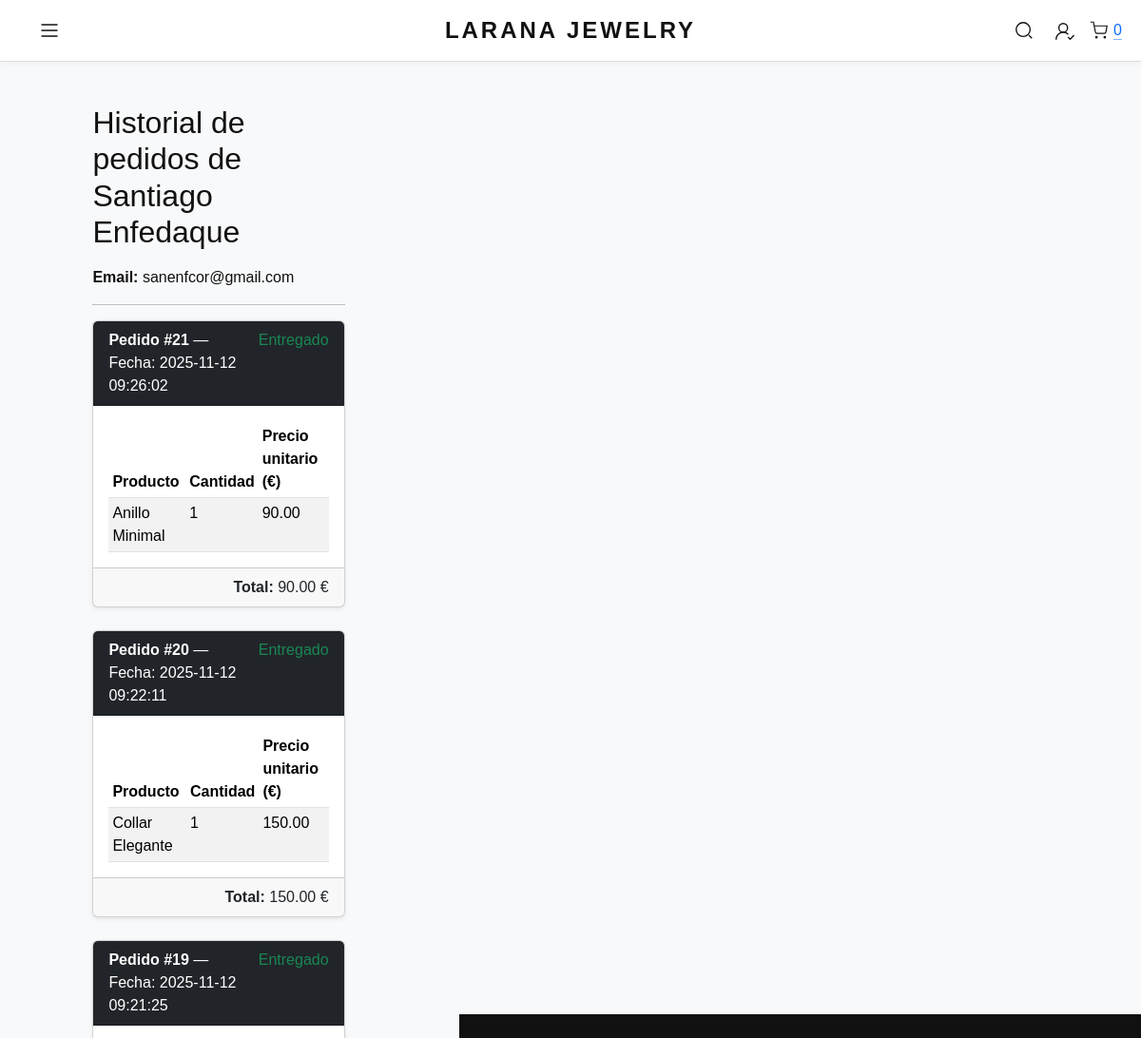
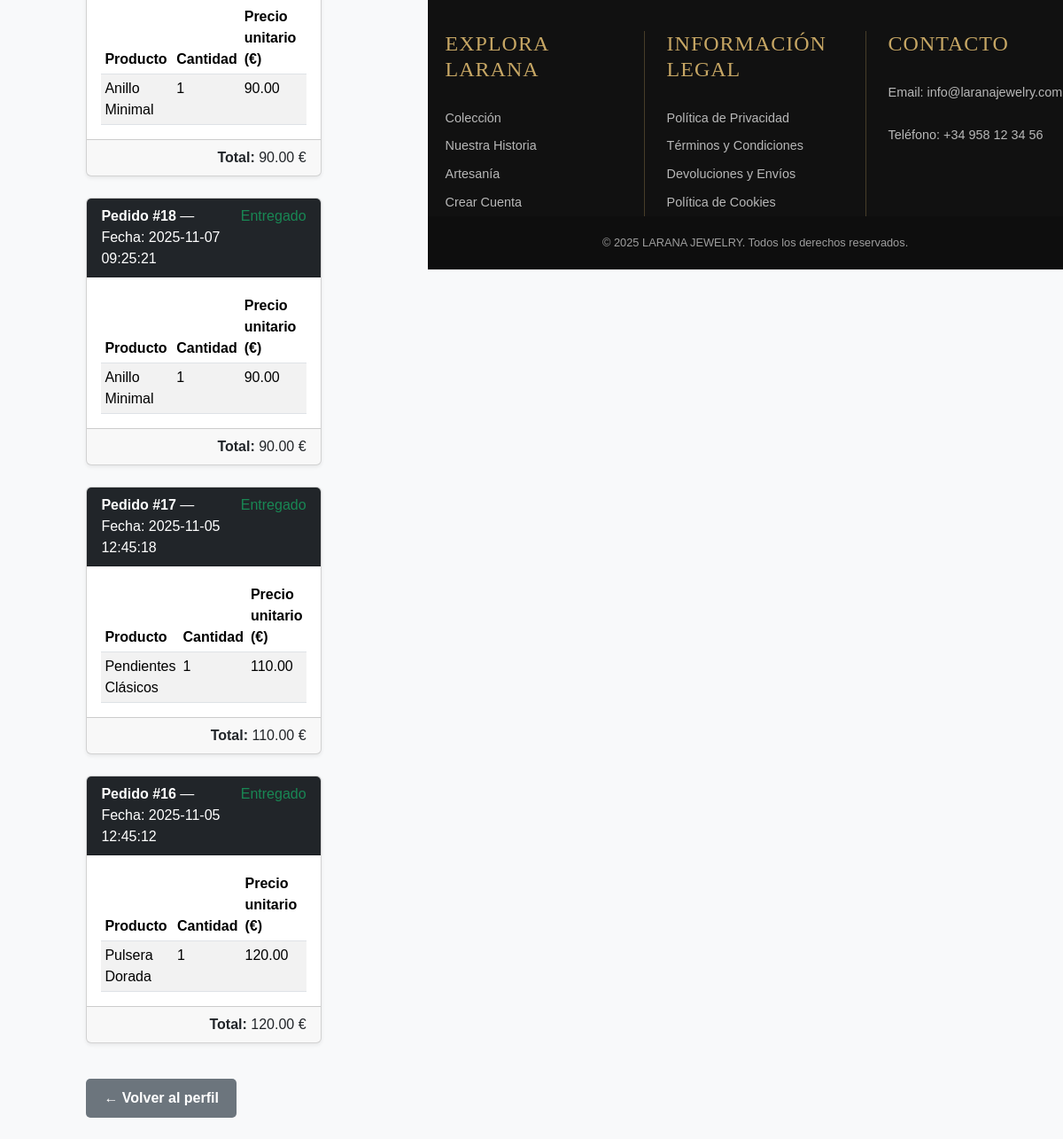
Page /tienda_login_php/ver_historial.php?id=5 (signed in) on the earlier database version (2 pictures, top to bottom).
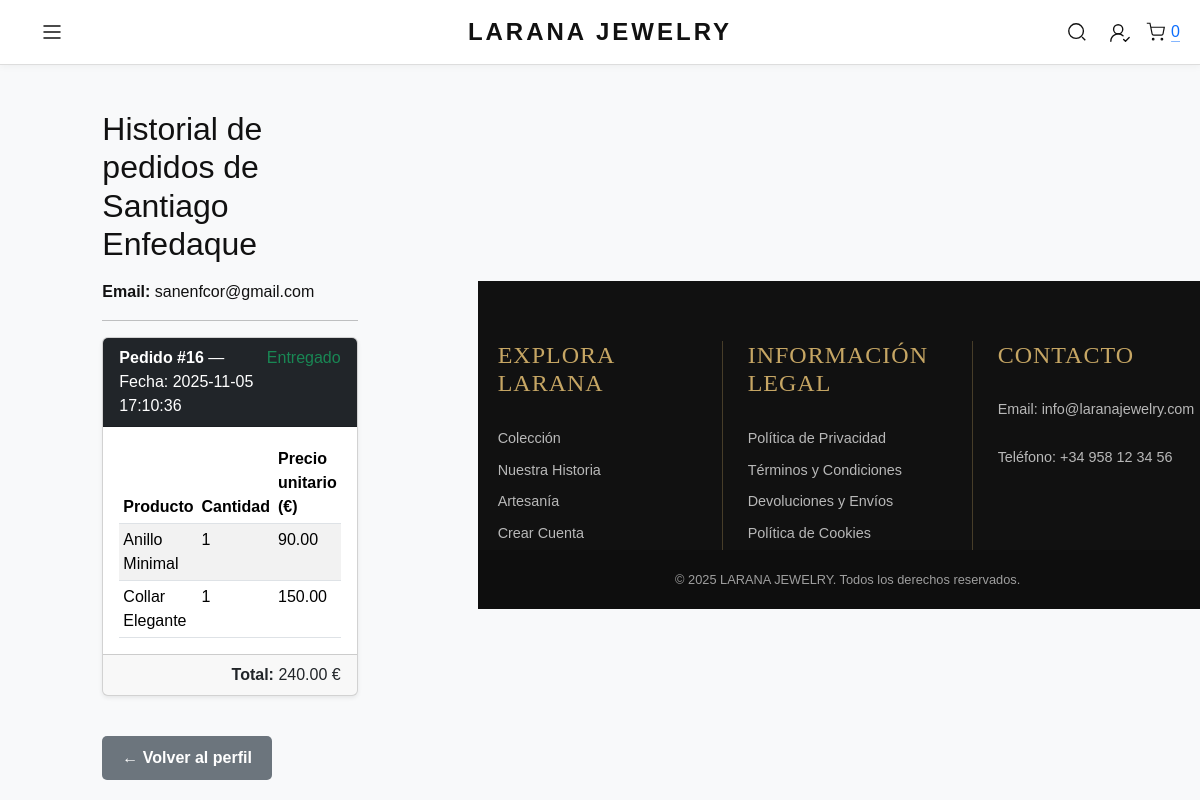
Same page on the later database version.
### tables this page shows
CREATE TABLE `detalle_pedidos` (
  `id` int(11) NOT NULL,
  `pedido_id` int(11) NOT NULL,
  `producto_id` int(11) NOT NULL,
  `cantidad` int(11) NOT NULL,
  `precio` decimal(10,2) NOT NULL
);

CREATE TABLE `pedidos` (
  `id` int(11) NOT NULL,
  `usuario_id` int(11) NOT NULL,
  `fecha` datetime DEFAULT current_timestamp(),
  `total` decimal(10,2) NOT NULL,
  `estado` enum('pendiente','entregado') DEFAULT 'pendiente'
);

CREATE TABLE `productos` (
  `id` int(11) NOT NULL,
  `nombre` varchar(100) NOT NULL,
  `descripcion` text DEFAULT NULL,
  `precio` decimal(10,2) NOT NULL,
  `stock` int(11) DEFAULT 0,
  `imagen` varchar(255) DEFAULT NULL,
  `categoria` varchar(50) DEFAULT NULL,
  `fecha_creacion` timestamp NULL DEFAULT current_timestamp()
);

### tienda_login_php/ver_historial.php (the view, shortened to what this page needs)
<?php
require_once "db_connect.php";
$id_usuario = intval($_GET['id']);
$stmt = $conn->prepare("
    SELECT
        p.id AS pedido_id,
        p.fecha,
        p.total,
        p.estado,
        dp.cantidad,
        dp.precio,
        pr.nombre AS producto_nombre
    FROM pedidos p
    JOIN detalle_pedidos dp ON dp.pedido_id = p.id
    JOIN productos pr ON dp.producto_id = pr.id
    WHERE p.usuario_id = :id
    ORDER BY p.fecha DESC
");
$stmt->execute([':id' => $id_usuario]);
$pedidos = $stmt->fetchAll(PDO::FETCH_ASSOC);
include __DIR__ . '/../includes/header.php';
?>
<body class="bg-light">
    <div class="container py-4">
        <h2 class="mb-3">
            Historial de pedidos de <?= htmlspecialchars($usuario['nombre'] . ' ' . $usuario['apellido']) ?>
        </h2>
        <p><strong>Email:</strong> <?= htmlspecialchars($usuario['email']) ?></p>
        <hr>
        <?php if (empty($pedidos)): ?>
            <div class="alert alert-info">Este usuario no tiene pedidos registrados.</div>
        <?php else: ?>
            <?php
            $pedidoActual = 0;
            foreach ($pedidos as $detalle):
                $fechaPedido = new DateTime($detalle['fecha']);
                $hoy = new DateTime();
                $diff = $fechaPedido->diff($hoy)->days;
                if ($diff < 2) {
                    $estadoTexto = "Sin entregar";
                    $estadoClase = "text-warning";
                } else {
                    $estadoTexto = "Entregado";
                    $estadoClase = "text-success";
                }
                if ($pedidoActual !== $detalle['pedido_id']):
                    if ($pedidoActual !== 0) {
                        echo "
                                    </tbody>
                                </table>
                            </div>
                            <div class='card-footer text-end'>
                                <strong>Total:</strong> " . number_format($totalActual, 2) . " €
                            </div>
                        </div>";
                    }
                    $pedidoActual = $detalle['pedido_id'];
                    $totalActual = $detalle['total'];
                    ?>
                    <div class="card mb-4 shadow-sm">
                        <div class="card-header bg-dark text-white d-flex justify-content-between">
                            <span><strong>Pedido #<?= $detalle['pedido_id'] ?></strong> — Fecha: <?= $detalle['fecha'] ?></span>
                            <span class="<?= $estadoClase ?>">
                                <?= $estadoTexto ?>
                            </span>
                        </div>
                        <div class="card-body">
                            <table class="table table-sm table-striped mb-0">
                                <thead>
                                    <tr>
                                        <th>Producto</th>
                                        <th>Cantidad</th>
                                        <th>Precio unitario (€)</th>
                                    </tr>
                                </thead>
                                <tbody>
                <?php endif; ?>
                <tr>
                    <td><?= htmlspecialchars($detalle['producto_nombre']) ?></td>
                    <td><?= $detalle['cantidad'] ?></td>
                    <td><?= number_format($detalle['precio'], 2) ?></td>
                </tr>
            <?php endforeach; ?>
            </tbody>
            </table>
            </div>
            <div class="card-footer text-end">
                <strong>Total:</strong> <?= number_format($totalActual, 2) ?> €
            </div>
            </div>
        <?php endif; ?>
        <a href="./perfil.php" class="btn btn-secondary mt-3">← Volver al perfil</a>
    </div>
<?php include __DIR__ . '/../includes/footer.php'; ?>

Differences in the rows shown:
removed detalle_pedidos: pedido "21", pedido.fecha "2025-11-12 09:26:02", pedido.fecha "Entregado", producto.nombre "Anillo Minimal", cantidad "1", precio "90.00"
removed detalle_pedidos: pedido "20", pedido.fecha "2025-11-12 09:22:11", pedido.fecha "Entregado", producto.nombre "Collar Elegante", cantidad "1", precio "150.00"
removed pedidos: total "90.00"
removed detalle_pedidos: pedido "19", pedido.fecha "2025-11-12 09:21:25", pedido.fecha "Entregado", producto.nombre "Anillo Minimal", cantidad "1", precio "90.00"
removed pedidos: total "150.00"
removed detalle_pedidos: pedido "18", pedido.fecha "2025-11-07 09:25:21", pedido.fecha "Entregado", producto.nombre "Anillo Minimal", cantidad "1", precio "90.00"
removed pedidos: total "90.00"
removed pedidos: total "90.00"
removed pedidos: total "110.00"
changed detalle_pedidos "Entregado": pedido.fecha "2025-11-05 12:45:12" → "2025-11-05 17:10:36"; producto.nombre "Pulsera Dorada" → "Anillo Minimal"; precio "120.00" → "90.00"; no longer shows "Total: €"; moves up the list
changed detalle_pedidos: producto.nombre "Pendientes Clásicos" → "Collar Elegante"; precio "110.00" → "150.00"; pedido "17" → (not shown); pedido.fecha "2025-11-05 12:45:18" → (not shown); pedido_id 17 → 16 (drawn); pedido.fecha "Entregado" → (not shown)
changed pedidos: total "120.00" → "240.00"
